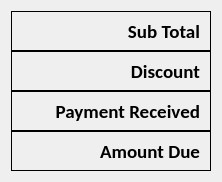
  <widget class="QWidget" name="layoutWidget">
   <property name="geometry">
    <rect>
     <x>690</x>
     <y>470</y>
     <width>202</width>
     <height>162</height>
    </rect>
   </property>
   <layout class="QVBoxLayout" name="sub_text">
    <property name="spacing">
     <number>0</number>
    </property>
    <item>
     <widget class="QFrame" name="frame_10">
      <property name="sizePolicy">
       <sizepolicy hsizetype="Fixed" vsizetype="Fixed">
        <horstretch>0</horstretch>
        <verstretch>0</verstretch>
       </sizepolicy>
      </property>
      <property name="minimumSize">
       <size>
        <width>200</width>
        <height>40</height>
       </size>
      </property>
      <property name="font">
       <font>
        <family>Calibri</family>
        <pointsize>12</pointsize>
        <bold>true</bold>
       </font>
      </property>
      <property name="frameShape">
       <enum>QFrame::Box</enum>
      </property>
      <property name="frameShadow">
       <enum>QFrame::Plain</enum>
      </property>
      <property name="lineWidth">
       <number>1</number>
      </property>
      <layout class="QVBoxLayout" name="verticalLayout_12">
       <property name="spacing">
        <number>3</number>
       </property>
       <property name="leftMargin">
        <number>3</number>
       </property>
       <property name="topMargin">
        <number>3</number>
       </property>
       <property name="rightMargin">
        <number>10</number>
       </property>
       <property name="bottomMargin">
        <number>3</number>
       </property>
       <item>
        <widget class="QLabel" name="phone_7">
         <property name="font">
          <font>
           <family>Calibri</family>
           <pointsize>14</pointsize>
           <bold>true</bold>
          </font>
         </property>
         <property name="frameShape">
          <enum>QFrame::Box</enum>
         </property>
         <property name="frameShadow">
          <enum>QFrame::Plain</enum>
         </property>
         <property name="lineWidth">
          <number>0</number>
         </property>
         <property name="text">
          <string>Sub Total</string>
         </property>
         <property name="alignment">
          <set>Qt::AlignRight|Qt::AlignTrailing|Qt::AlignVCenter</set>
         </property>
        </widget>
       </item>
      </layout>
     </widget>
    </item>
    <item>
     <widget class="QFrame" name="frame_12">
      <property name="sizePolicy">
       <sizepolicy hsizetype="Fixed" vsizetype="Fixed">
        <horstretch>0</horstretch>
        <verstretch>0</verstretch>
       </sizepolicy>
      </property>
      <property name="minimumSize">
       <size>
        <width>200</width>
        <height>40</height>
       </size>
      </property>
      <property name="font">
       <font>
        <family>Calibri</family>
        <pointsize>12</pointsize>
        <bold>true</bold>
       </font>
      </property>
      <property name="frameShape">
       <enum>QFrame::Box</enum>
      </property>
      <property name="frameShadow">
       <enum>QFrame::Plain</enum>
      </property>
      <layout class="QVBoxLayout" name="verticalLayout_23">
       <property name="spacing">
        <number>3</number>
       </property>
       <property name="leftMargin">
        <number>3</number>
       </property>
       <property name="topMargin">
        <number>3</number>
       </property>
       <property name="rightMargin">
        <number>10</number>
       </property>
       <property name="bottomMargin">
        <number>3</number>
       </property>
       <item>
        <widget class="QLabel" name="phone_8">
         <property name="font">
          <font>
           <family>Calibri</family>
           <pointsize>14</pointsize>
           <bold>true</bold>
          </font>
         </property>
         <property name="text">
          <string>Discount</string>
         </property>
         <property name="alignment">
          <set>Qt::AlignRight|Qt::AlignTrailing|Qt::AlignVCenter</set>
         </property>
        </widget>
       </item>
      </layout>
     </widget>
    </item>
    <item>
     <widget class="QFrame" name="frame_14">
      <property name="sizePolicy">
       <sizepolicy hsizetype="Fixed" vsizetype="Fixed">
        <horstretch>0</horstretch>
        <verstretch>0</verstretch>
       </sizepolicy>
      </property>
      <property name="minimumSize">
       <size>
        <width>200</width>
        <height>40</height>
       </size>
      </property>
      <property name="font">
       <font>
        <family>Calibri</family>
        <pointsize>12</pointsize>
        <bold>true</bold>
       </font>
      </property>
      <property name="frameShape">
       <enum>QFrame::Box</enum>
      </property>
      <property name="frameShadow">
       <enum>QFrame::Plain</enum>
      </property>
      <layout class="QVBoxLayout" name="verticalLayout_25">
       <property name="spacing">
        <number>3</number>
       </property>
       <property name="leftMargin">
        <number>3</number>
       </property>
       <property name="topMargin">
        <number>3</number>
       </property>
       <property name="rightMargin">
        <number>10</number>
       </property>
       <property name="bottomMargin">
        <number>3</number>
       </property>
       <item>
        <widget class="QLabel" name="phone_9">
         <property name="font">
          <font>
           <family>Calibri</family>
           <pointsize>14</pointsize>
           <bold>true</bold>
          </font>
         </property>
         <property name="text">
          <string>Payment Received</string>
         </property>
         <property name="alignment">
          <set>Qt::AlignRight|Qt::AlignTrailing|Qt::AlignVCenter</set>
         </property>
        </widget>
       </item>
      </layout>
     </widget>
    </item>
    <item>
     <widget class="QFrame" name="frame_15">
      <property name="sizePolicy">
       <sizepolicy hsizetype="Fixed" vsizetype="Fixed">
        <horstretch>0</horstretch>
        <verstretch>0</verstretch>
       </sizepolicy>
      </property>
      <property name="minimumSize">
       <size>
        <width>200</width>
        <height>40</height>
       </size>
      </property>
      <property name="font">
       <font>
        <family>Calibri</family>
        <pointsize>12</pointsize>
        <bold>true</bold>
       </font>
      </property>
      <property name="frameShape">
       <enum>QFrame::Box</enum>
      </property>
      <property name="frameShadow">
       <enum>QFrame::Plain</enum>
      </property>
      <layout class="QVBoxLayout" name="verticalLayout_31">
       <property name="spacing">
        <number>3</number>
       </property>
       <property name="leftMargin">
        <number>3</number>
       </property>
       <property name="topMargin">
        <number>3</number>
       </property>
       <property name="rightMargin">
        <number>10</number>
       </property>
       <property name="bottomMargin">
        <number>3</number>
       </property>
       <item>
        <widget class="QLabel" name="phone_10">
         <property name="font">
          <font>
           <family>Calibri</family>
           <pointsize>14</pointsize>
           <bold>true</bold>
          </font>
         </property>
         <property name="text">
          <string>Amount Due</string>
         </property>
         <property name="alignment">
          <set>Qt::AlignRight|Qt::AlignTrailing|Qt::AlignVCenter</set>
         </property>
        </widget>
       </item>
      </layout>
     </widget>
    </item>
   </layout>
  </widget>
